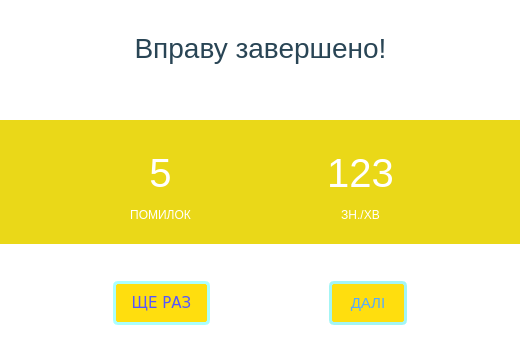
<?xml version="1.0" encoding="UTF-8"?>
<ui version="4.0">
 <class>resultwindow</class>
 <widget class="QDialog" name="resultwindow">
  <property name="geometry">
   <rect>
    <x>0</x>
    <y>0</y>
    <width>520</width>
    <height>357</height>
   </rect>
  </property>
  <property name="windowTitle">
   <string>Result</string>
  </property>
  <property name="styleSheet">
   <string notr="true">border-radius: 10px;
background-color: rgb(255, 255, 255);</string>
  </property>
  <widget class="QFrame" name="frame">
   <property name="geometry">
    <rect>
     <x>0</x>
     <y>120</y>
     <width>520</width>
     <height>124</height>
    </rect>
   </property>
   <property name="styleSheet">
    <string notr="true">border-radius: 0px;
background-color: rgb(234, 216, 24);</string>
   </property>
   <property name="frameShape">
    <enum>QFrame::StyledPanel</enum>
   </property>
   <property name="frameShadow">
    <enum>QFrame::Raised</enum>
   </property>
   <widget class="QWidget" name="layoutWidget">
    <property name="geometry">
     <rect>
      <x>310</x>
      <y>30</y>
      <width>101</width>
      <height>77</height>
     </rect>
    </property>
    <layout class="QVBoxLayout" name="verticalLayout_3_sw">
     <item>
      <widget class="QLabel" name="speed_typing_label_sw">
       <property name="font">
        <font>
         <pointsize>30</pointsize>
        </font>
       </property>
       <property name="styleSheet">
        <string notr="true">color: rgb(255, 255, 255);</string>
       </property>
       <property name="text">
        <string>123</string>
       </property>
       <property name="alignment">
        <set>Qt::AlignCenter</set>
       </property>
      </widget>
     </item>
     <item>
      <widget class="QLabel" name="label_4">
       <property name="styleSheet">
        <string notr="true">color: rgb(255, 255, 255);</string>
       </property>
       <property name="text">
        <string>ЗН./ХВ</string>
       </property>
       <property name="alignment">
        <set>Qt::AlignCenter</set>
       </property>
      </widget>
     </item>
    </layout>
   </widget>
   <widget class="QWidget" name="layoutWidget">
    <property name="geometry">
     <rect>
      <x>110</x>
      <y>30</y>
      <width>101</width>
      <height>77</height>
     </rect>
    </property>
    <layout class="QVBoxLayout" name="verticalLayout_2_sw">
     <item>
      <widget class="QLabel" name="counter_Label">
       <property name="font">
        <font>
         <pointsize>30</pointsize>
        </font>
       </property>
       <property name="styleSheet">
        <string notr="true">color: rgb(255, 255, 255);</string>
       </property>
       <property name="text">
        <string>5</string>
       </property>
       <property name="alignment">
        <set>Qt::AlignCenter</set>
       </property>
      </widget>
     </item>
     <item>
      <widget class="QLabel" name="text_under_counter">
       <property name="styleSheet">
        <string notr="true">color: rgb(255, 255, 255);</string>
       </property>
       <property name="text">
        <string>ПОМИЛОК</string>
       </property>
       <property name="alignment">
        <set>Qt::AlignCenter</set>
       </property>
      </widget>
     </item>
    </layout>
   </widget>
  </widget>
  <widget class="QWidget" name="layoutWidget">
   <property name="geometry">
    <rect>
     <x>0</x>
     <y>30</y>
     <width>521</width>
     <height>77</height>
    </rect>
   </property>
   <layout class="QVBoxLayout" name="verticalLayout_sw">
    <item>
     <widget class="QLabel" name="main_label">
      <property name="font">
       <font>
        <pointsize>21</pointsize>
       </font>
      </property>
      <property name="styleSheet">
       <string notr="true">color: rgb(41, 69, 85);</string>
      </property>
      <property name="text">
       <string>Вправу завершено!</string>
      </property>
      <property name="scaledContents">
       <bool>false</bool>
      </property>
      <property name="alignment">
       <set>Qt::AlignCenter</set>
      </property>
     </widget>
    </item>
    <item>
     <widget class="QLabel" name="instruct_label">
      <property name="styleSheet">
       <string notr="true">color: rgb(148, 162, 170);</string>
      </property>
      <property name="text">
       <string/>
      </property>
      <property name="alignment">
       <set>Qt::AlignCenter</set>
      </property>
     </widget>
    </item>
   </layout>
  </widget>
  <widget class="QWidget" name="layoutWidget">
   <property name="geometry">
    <rect>
     <x>0</x>
     <y>280</y>
     <width>521</width>
     <height>46</height>
    </rect>
   </property>
   <layout class="QHBoxLayout" name="horizontalLayout">
    <item>
     <widget class="QPushButton" name="againButton">
      <property name="minimumSize">
       <size>
        <width>97</width>
        <height>44</height>
       </size>
      </property>
      <property name="maximumSize">
       <size>
        <width>97</width>
        <height>44</height>
       </size>
      </property>
      <property name="font">
       <font>
        <family>Verdana</family>
        <pointsize>11</pointsize>
        <bold>false</bold>
       </font>
      </property>
      <property name="cursor">
       <cursorShape>PointingHandCursor</cursorShape>
      </property>
      <property name="styleSheet">
       <string notr="true">QPushButton{
background-color: rgb(255, 222, 14);
border: 3px solid rgb(170, 255, 255);
color: rgb(85, 85, 255);
border-radius: 5px;
}
QPushButton:hover{
border: 3px solid rgb(168, 168, 168);
}</string>
      </property>
      <property name="text">
       <string>ЩЕ РАЗ</string>
      </property>
     </widget>
    </item>
    <item>
     <widget class="QPushButton" name="nextLevelButton">
      <property name="enabled">
       <bool>true</bool>
      </property>
      <property name="minimumSize">
       <size>
        <width>78</width>
        <height>44</height>
       </size>
      </property>
      <property name="maximumSize">
       <size>
        <width>78</width>
        <height>44</height>
       </size>
      </property>
      <property name="font">
       <font>
        <pointsize>11</pointsize>
       </font>
      </property>
      <property name="cursor">
       <cursorShape>PointingHandCursor</cursorShape>
      </property>
      <property name="styleSheet">
       <string notr="true">QPushButton{
border: 3px solid  rgb(163, 245, 245);
border-radius: 5px;
color: rgb(85, 170, 255);
background-color: rgb(255, 222, 14);
}
QPushButton:hover{
border: 3px solid rgb(168, 168, 168);
}</string>
      </property>
      <property name="text">
       <string>ДАЛІ</string>
      </property>
     </widget>
    </item>
   </layout>
  </widget>
 </widget>
 <resources/>
 <connections/>
</ui>
